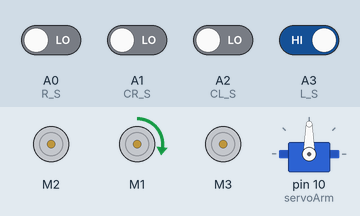
The sketch below on a simulated Arduino Uno, built with avr-gcc and run on an emulated ATmega328P. On the bench: 3 × DC motor (green arrow = forward, orange = backward, longer = faster), servo. Inputs (shaded band) come from the test bench; at power-on: A3 (L_S) HIGH, A0 (R_S), A1 (CR_S), A2 (CL_S) LOW.

Above: at 3.2 s.
3.3 s: A3 (L_S) driven LOW
At 4.1 s:
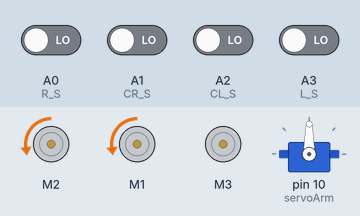
At 7.6 s:
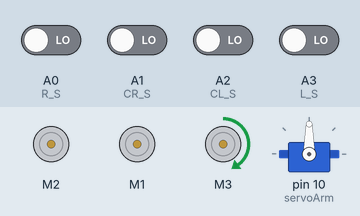
Timing chart, 0 to 19.7 s (numbered marks = the images above; inputs shaded):
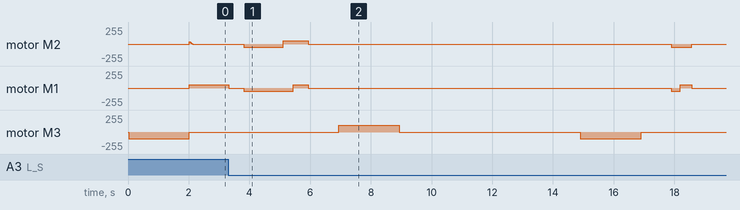

The sketch:

competition_program_v2.ino
```cpp
#include <Wire.h>
#include <Adafruit_MotorShield.h>
#include "utility/Adafruit_MS_PWMServoDriver.h"
#include <Servo.h>

////////////////////////////////////////////////////////////////////////////////////////
// Set pin
#define R_S A0  // Infrared sensor Right
#define CR_S A1 // Infrared sensor Center Right
#define CL_S A2 // Infrared sensor Center Left
#define L_S A3  // Infrared sensor Left

// Set speed
#define SLOW_SPEED 45
// #define MEDIUM_SPEED 55
#define FAST_SPEED 50

// Track 0 left - straight, 1 right - straight, 2 left - curve, 3 right - curve
int competition_track[] = {0, 1, 0, 1, 3, 0, 1, 0, 3, 2, 2, 3, 2, 0, 1, 0, 3, 2, 3};

// Track 0 left - straight, 1 right - straight
int competition_track_simple[] = {0, 1, 0, 1, 0, 1, 0, 1, 0, 0, 1, 0, 0, 1, 0, 1, 0, 1};

int defaultSpeed = 50;
int stoptime = 0;

int can_counter = 0;

// Servo code
int pos_unten = 180;
int pos_oben = 95;

////////////////////////////////////////////////////////////////////////////////////////
// PID Controller

// Gain k=[0;1]
// Tuning parameter:
// Start with kp=1 and decrease value to stable system
// Then increase ki and kd if needed
double kp = 0.4;  // Proportional gain
double ki = 0.15; // Integral gain
double kd = 0;     // Derivative gain *************************** possible delete

// Initialize PID components to 0
double P = 0; // Proportional component of the control output
double I = 0; // Integral component of the control output
double D = 0; // Derivative component of the control output

int error;
int previousError = 0;
int smallError = defaultSpeed * 0.5; // Need to calibrate this parameter
int mediumError = defaultSpeed * 1;  // Need to calibrate this parameter
int bigError = defaultSpeed * 2.2;   // Need to calibrate this parameter
bool stopped = false;
bool skip_line = false;

int lastError = 0;
int lastLineSignal = 0;

int leftSpeed = 0;
int rightSpeed = 0;

////////////////////////////////////////////////////////////////////////////////////////
// Functions

Adafruit_MotorShield AFMS = Adafruit_MotorShield();
Adafruit_DCMotor *motorR = AFMS.getMotor(2);
Adafruit_DCMotor *motorL = AFMS.getMotor(1);
Adafruit_DCMotor *motorArm = AFMS.getMotor(3);

Servo servoArm;
int measurment_position_degree = 50;

void arm_up(Servo servo, int unten, int oben)
{
    for (int pos = unten; pos >= oben; pos -= 1)
    {
        servo.write(pos); // tell servo to go to position in variable 'pos'
        delay(20);        // waits 15ms for the servo to reach the position
        Serial.write(servoArm.read());
        Serial.write("\n");
    }
}
void arm_down(Servo servo, int unten, int oben)
{
    for (int pos = oben; pos <= unten; pos += 1)
    {
        servo.write(pos);
        delay(20);
        Serial.write(servoArm.read());
        Serial.write("\n");
    }
}

void trash_grap(Adafruit_DCMotor *motor)
{
    motor->run(FORWARD);
    delay(2000);
    motor->run(RELEASE);
}
void trash_release(Adafruit_DCMotor *motor)
{
    motor->run(BACKWARD);
    delay(2000);
    motor->run(RELEASE);
}
void full_arm_movement(Adafruit_DCMotor *motor, Servo servo, int unten, int oben)
{
    trash_grap(motor);
    delay(500);
    arm_up(servo, unten, oben);
    delay(1000);
    arm_down(servo, unten, oben);
    delay(1000);
    trash_release(motor);
}

void initalize_arm(Servo servo, Adafruit_DCMotor *motor)
{
    arm_down(servo, pos_unten, pos_unten);
    trash_release(motor);
}


void right_Track_to_Can(Adafruit_DCMotor *motorR, Adafruit_DCMotor *motorL)
{
    motorR->run(BACKWARD);
    motorL->run(BACKWARD);
    motorR->setSpeed(FAST_SPEED);
    motorL->setSpeed(FAST_SPEED);
    delay(1300);
    motorR->run(BACKWARD);
    motorL->run(FORWARD);
    delay(330);
    motorR->run(FORWARD);
    motorL->run(FORWARD);
    delay(500);
    motorR->run(RELEASE);
    motorL->run(RELEASE);
}
void right_Can_to_Track(Adafruit_DCMotor *motorR, Adafruit_DCMotor *motorL)
{
    motorR->run(BACKWARD);
    motorL->run(BACKWARD);
    delay(300);
    motorR->run(FORWARD);
    motorL->run(BACKWARD);
    delay(330);
    motorR->run(RELEASE);
    motorL->run(RELEASE);
}

void left_Track_to_Can(Adafruit_DCMotor *motorR, Adafruit_DCMotor *motorL)
{
    motorR->run(BACKWARD);
    motorL->run(BACKWARD);
    motorR->setSpeed(FAST_SPEED);
    motorL->setSpeed(FAST_SPEED);
    delay(1300);
    motorR->run(FORWARD);
    motorL->run(BACKWARD);
    delay(330);
    motorR->run(FORWARD);
    motorL->run(FORWARD);
    delay(500);
    motorR->run(RELEASE);
    motorL->run(RELEASE);
}

void left_Can_to_Track(Adafruit_DCMotor *motorR, Adafruit_DCMotor *motorL)
{
    motorR->run(BACKWARD);
    motorL->run(BACKWARD);
    delay(300);
    motorR->run(BACKWARD);
    motorL->run(FORWARD);
    delay(330);
    motorR->run(RELEASE);
    motorL->run(RELEASE);
}

void ignore_stop_line(int duration)
{
    for (int i = 0; i < duration / 10; i++) // One iteration is 10ms
    {
        error = getError();
        if (error == 1 || error == 2 || error == 3)
        {
            continue;
        }
        PID_line_tracking();
    }
}

// Function to get the error from the line-following sensors (0-2).
int getError()
{
    // Read the sensor values (0 for dark, 1 for bright)
    int sensorL = digitalRead(L_S);
    int sensorCL = digitalRead(CL_S);
    int sensorCR = digitalRead(CR_S);
    int sensorR = digitalRead(R_S);

    Serial.print(sensorL);
    Serial.print(sensorCL);
    Serial.print(sensorCR);
    Serial.print(sensorR);
    Serial.println(" ");

    // Determine the error based on sensor readings
    if (sensorL == 0 && sensorCL == 1 && sensorCR == 1 && sensorR == 1)
    {
        Serial.println("bigError turnLeft");
        return -bigError; // The robot is significantly to the right of the line
    }
    else if (sensorL == 0 && sensorCL == 0 && sensorCR == 1 && sensorR == 1)
    {
        Serial.println("mediumError turnLeft");
        return -mediumError; // The robot is the right of the line
    }
    else if (sensorL == 0 && sensorCL == 0 && sensorCR == 0 && sensorR == 1)
    {
        Serial.println("smallError turnLeft");
        return -smallError; // The robot is slightly to the right of the line
    }
    else if (sensorL == 1 && sensorCL == 0 && sensorCR == 0 && sensorR == 1)
    {
        Serial.println("noError");
        I = 0;
        return 0; // The robot is on the line (centered)
    }
    else if (sensorL == 1 && sensorCL == 0 && sensorCR == 0 && sensorR == 0)
    {
        Serial.println("smallError turnRight");
        return smallError; // The robot is slightly to the left of the line
    }
    else if (sensorL == 1 && sensorCL == 1 && sensorCR == 0 && sensorR == 0)
    {
        Serial.println("mediumError turnRight");
        return mediumError; // The robot is the left of the line
    }
    else if (sensorL == 1 && sensorCL == 1 && sensorCR == 1 && sensorR == 0)
    {
        Serial.println("bigError turnRight");
        return bigError; // The robot is significantly to the left of the line
    }
    else if (sensorL == 0 && sensorCL == 0 && sensorCR == 0 && sensorR == 0)
    {
        return 1; // Return obstacle 1
    }
    else if ((sensorL == 0 && sensorCL == 1 && sensorCR == 1 && sensorR == 0) || (sensorL == 0 && sensorCL == 1 && sensorCR == 0 && sensorR == 0) || (sensorL == 0 && sensorCL == 0 && sensorCR == 1 && sensorR == 0))
    {             // Special case: Only the center sensor detects a bright surface (possible obstacle)
        return 2; // Return obstacle 2
    }
    else if (sensorL == 1 && sensorCL == 1 && sensorCR == 1 && sensorR == 1)
    { // Special case: All sensors detect a white surface (end of track)
        return 3;
    }
    return 0; // Default case: Unknown/error state. Proceed with line tracking
}

void PID_line_tracking()
{
    // stopped = false;

    // PID control
    // Proportional component of the control output
    P = error;
    // Integral component of the control output
    I += error;
    // Derivative component of the control output
    D = error - previousError;

    // Update the previous error for the next iteration
    previousError = error;

    // Combine all components to get the PID output
    double speedChange = P * kp + I * ki + D * kd; // calculate the correction;

    // Apply PID output to control the motors
    motorL->run(FORWARD);
    motorR->run(FORWARD);

    // Adjust motor speeds based on PID output
    leftSpeed = defaultSpeed + speedChange;
    rightSpeed = defaultSpeed - speedChange;

    // Ensure the motor speeds are within valid range (0 to 255)
    leftSpeed = constrain(leftSpeed, 0, FAST_SPEED);
    rightSpeed = constrain(rightSpeed, 0, FAST_SPEED);

    /*
    Serial.print(leftSpeed);
    Serial.print("\t");
    Serial.print(rightSpeed);
    Serial.print("\n");*/

    // Set the motor speeds
    motorL->setSpeed(leftSpeed);
    motorR->setSpeed(rightSpeed);
    delay(10);
}

bool checkStop()
{
    if (lastError == error /* && stopped == false*/)
    {
        return true;
    }
    return false;
}

void task_1()
{
    // stopped = true;
    // TO DO
    //  Obstacle detected, stop and handle appropriately
    motorL->run(BACKWARD);
    motorR->run(BACKWARD);
    motorL->setSpeed(0);
    motorR->setSpeed(0);
    delay(500);

    if (competition_track_simple[can_counter] == 0)
    {
        left_Track_to_Can(motorR, motorL);
        delay(1000);
        full_arm_movement(motorArm, servoArm, pos_unten, pos_oben);
        delay(1000);
        left_Can_to_Track(motorR, motorL);
    }
    else
    {
        right_Track_to_Can(motorR, motorL);
        delay(1000);
        full_arm_movement(motorArm, servoArm, pos_unten, pos_oben);
        delay(1000);
        right_Can_to_Track(motorR, motorL);
    }

    // motorL->run(FORWARD);
    // motorR->run(FORWARD);
    // motorL->setSpeed(FAST_SPEED);
    // motorR->setSpeed(FAST_SPEED);
    ignore_stop_line(1200);
    can_counter++;
}

void task_2()
{
    // stopped = true;
    // TO DO
    //  Obstacle detected, stop and handle appropriately
    motorL->run(BACKWARD);
    motorR->run(BACKWARD);
    motorL->setSpeed(0);
    motorR->setSpeed(0);
    delay(2000);

    motorL->run(FORWARD);
    motorR->run(FORWARD);
    motorL->setSpeed(SLOW_SPEED);
    motorR->setSpeed(SLOW_SPEED);
    delay(250);
}

void driveUntilSignalChange()
{

    while (lastError == error)
    {

        lastError = error;
        error = getError();

        // Set the motor speeds
        motorL->setSpeed(SLOW_SPEED); // drive slowly straight until signal changes
        motorR->setSpeed(SLOW_SPEED); // drive slowly straight until signal changes
    }
    return;
}

////////////////////////////////////////////////////////////////////////////////////////
// Main code: functions setup() and loop()

void setup()
{
    pinMode(R_S, INPUT);
    pinMode(CR_S, INPUT);
    pinMode(CL_S, INPUT);
    pinMode(L_S, INPUT);

    // Serial.begin(9600);

    AFMS.begin();
    motorR->setSpeed(defaultSpeed);
    motorL->setSpeed(defaultSpeed);
    motorArm->setSpeed(100);

    servoArm.attach(10);
    initalize_arm(servoArm, motorArm); // ARM DOWN, GRIPPER OPEN
}

void loop()
{

    lastError = error;
    error = getError();

    if (error == 1 && checkStop())
    { // Task 1, but check 2 times
        task_1();
        //   stopped = true;
        driveUntilSignalChange();
    }
    else if (error == 2 && checkStop())
    { // Task 2, but check 2 times
        task_2();
        //    stopped = true;
        driveUntilSignalChange();
    }
    else if (error == 3 && lastError == error)
    { // Stop, but check 2 times
        motorR->setSpeed(0);
        motorL->setSpeed(0);
    }
    else
    { // Proceed with line tracking
        PID_line_tracking();
    }
}
```

Measured:
- after the input at 3.3 s, motor M2: stopped → backward 50/255 after 0.51 s, → forward 50/255 1.3 s later, → stopped 0.83 s later, → backward 50/255 12.0 s later, … (5 changes in this stretch); motor M1: forward 50/255 → stopped at once, → backward 50/255 0.50 s later, → forward 50/255 1.6 s later, → stopped 0.50 s later, … (7 changes in this stretch)
